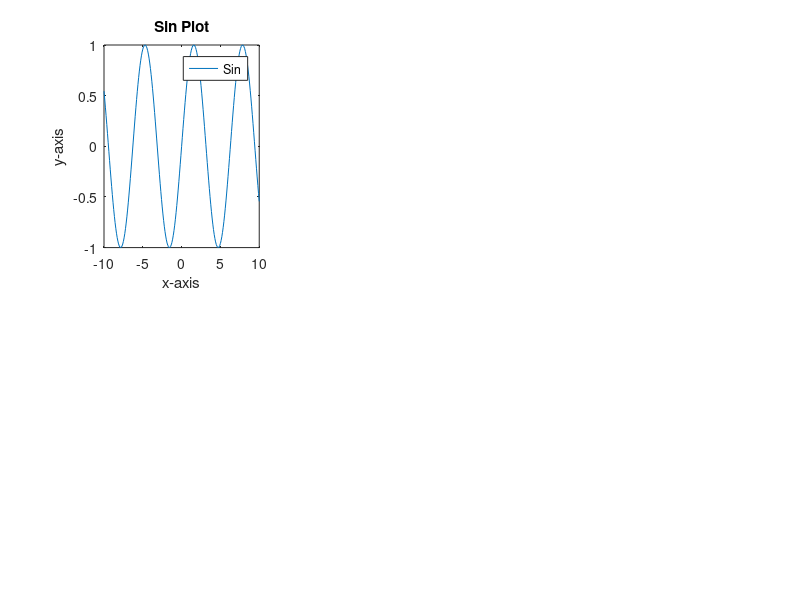

Recreate this plot in MATLAB.
%Question 3
subplot(2,3,1);
fplot(@sin, [-10,10]);

xlabel ("x-axis");
ylabel ("y-axis");
title("Sin Plot");
legend("Sin");